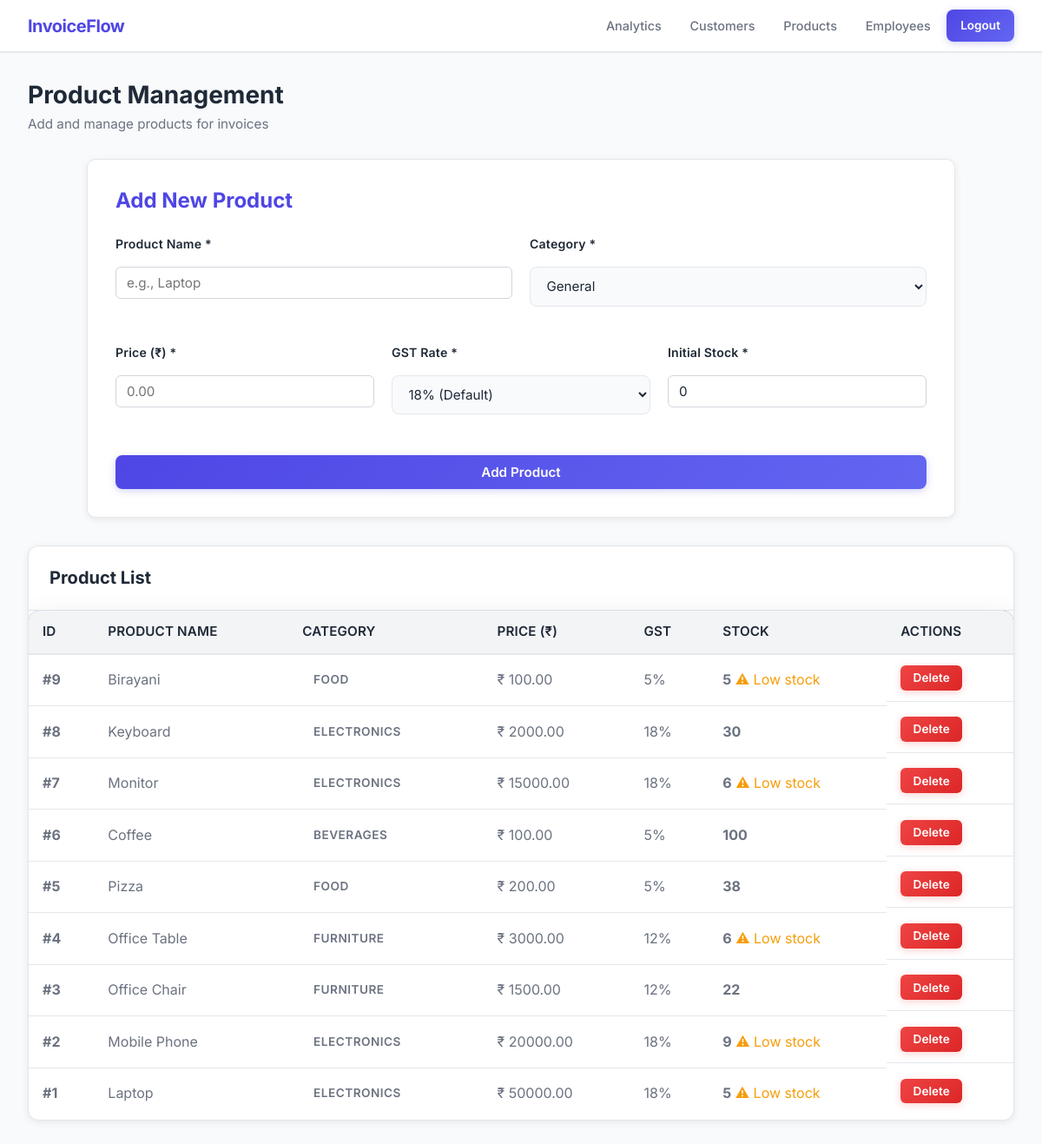
Screenshot of /admin/products (signed in) with the database file from the repository.
### tables this page shows
CREATE TABLE products (
            id INTEGER PRIMARY KEY AUTOINCREMENT,
            name TEXT NOT NULL UNIQUE,
            category TEXT DEFAULT 'General',
            price REAL NOT NULL,
            gst REAL NOT NULL DEFAULT 0.18,
            stock INTEGER DEFAULT 0,
            created_date TEXT NOT NULL
        );

### admin_routes.py (the view, shortened to what this page needs)
@admin_bp.route('/admin/products', methods=['GET', 'POST'])
@app.require_role('admin')
def admin_products():
    conn = app.get_db_connection()
    products = conn.execute('SELECT * FROM products ORDER BY id DESC').fetchall()
    conn.close()
    return render_template('admin/products.html', products=products)

### app.py (called while the page is built, shortened)
def get_db_connection():
    connection = sqlite3.connect(DATABASE)
    connection.row_factory = sqlite3.Row
    return connection

def require_role(*roles):
    def decorator(f):
        @wraps(f)
        def decorated_function(*args, **kwargs):
            user_role = session.get('role')
            return f(*args, **kwargs)
        return decorated_function
    return decorator

### templates/admin/products.html (shortened to what this page needs)
{% extends "base.html" %}
{% block content %}
<div class="dashboard-header">
    <h1>Product Management</h1>
    <p>Add and manage products for invoices</p>
</div>
<div class="form-container">
    <h2>Add New Product</h2>
    <form method="POST">
        <div class="form-row two-col">
            <div class="form-group">
                <label for="product_name">Product Name *</label>
                <input type="text" id="product_name" name="product_name" placeholder="e.g., Laptop" required>
            </div>
            <div class="form-group">
                <label for="product_category">Category *</label>
                <select id="product_category" name="product_category" required>
                    <option value="General" selected>General</option>
                </select>
            </div>
        </div>
        <div class="form-row three-col">
            <div class="form-group">
                <label for="product_price">Price (₹) *</label>
                <input type="number" id="product_price" name="product_price" min="0" step="0.01" placeholder="0.00"
                    required>
            </div>
            <div class="form-group">
                <label for="product_gst">GST Rate *</label>
                <select id="product_gst" name="product_gst" required>
                    <option value="0.18" selected>18% (Default)</option>
                </select>
            </div>
            <div class="form-group">
                <label for="product_stock">Initial Stock *</label>
                <input type="number" id="product_stock" name="product_stock" min="0" placeholder="0" value="0" required>
            </div>
        </div>
        <div class="form-actions">
            <button type="submit" class="button">Add Product</button>
        </div>
    </form>
</div>
<div class="table-container">
    <div class="table-header">
        <h2>Product List</h2>
    </div>
    {% if products %}
    <table>
        <thead>
            <tr>
                <th>ID</th>
                <th>Product Name</th>
                <th>Category</th>
                <th>Price (₹)</th>
                <th>GST</th>
                <th>Stock</th>
                <th>Actions</th>
            </tr>
        </thead>
        <tbody>
            {% for product in products %}
            <tr>
                <td><strong>#{{ product['id'] }}</strong></td>
                <td>{{ product['name'] }}</td>
                <td><span class="badge">{{ product['category'] or 'General' }}</span></td>
                <td>₹ {{ "%.2f"|format(product['price']) }}</td>
                <td>{{ "%.0f"|format(product['gst'] * 100) if product['gst'] else 18 }}%</td>
                <td>
                    <strong>{{ product['stock'] or 0 }}</strong>
                    {% if (product['stock'] or 0) == 0 %}
                    <span style="color: #ef4444;">● Out of stock</span>
                    {% elif (product['stock'] or 0) < 10 %} <span style="color: #f59e0b;">⚠ Low stock</span>
                        {% endif %}
                </td>
                <td class="table-actions">
                    <form method="POST" action="{{ url_for('admin.delete_product', product_id=product['id']) }}"
                        style="display:inline;">
                        <button type="submit" class="button danger mini"
                            onclick="return confirm('Are you sure?')">Delete</button>
                    </form>
                </td>
            </tr>
            {% endfor %}
        </tbody>
    </table>
    {% else %}
    <div style="padding: 2rem; text-align: center; color: var(--text-secondary);">
        <p>No products yet. Add your first product above.</p>
    </div>
    {% endif %}
</div>
{% endblock %}

### rows the page displays
products: id "9", name "Birayani", category "FOOD", price "100.00", gst "5", stock "5", shows "⚠ Low stock"
products: id "8", name "Keyboard", category "ELECTRONICS", price "2000.00", gst "18", stock "30"
products: id "7", name "Monitor", category "ELECTRONICS", price "15000.00", gst "18", stock "6", shows "⚠ Low stock"
products: id "6", name "Coffee", category "BEVERAGES", price "100.00", gst "5", stock "100"
products: id "5", name "Pizza", category "FOOD", price "200.00", gst "5", stock "38"
products: id "4", name "Office Table", category "FURNITURE", price "3000.00", gst "12", stock "6", shows "⚠ Low stock"
products: id "3", name "Office Chair", category "FURNITURE", price "1500.00", gst "12", stock "22"
products: id "2", name "Mobile Phone", category "ELECTRONICS", price "20000.00", gst "18", stock "9", shows "⚠ Low stock"
products: id "1", name "Laptop", category "ELECTRONICS", price "50000.00", gst "18", stock "5", shows "⚠ Low stock"
